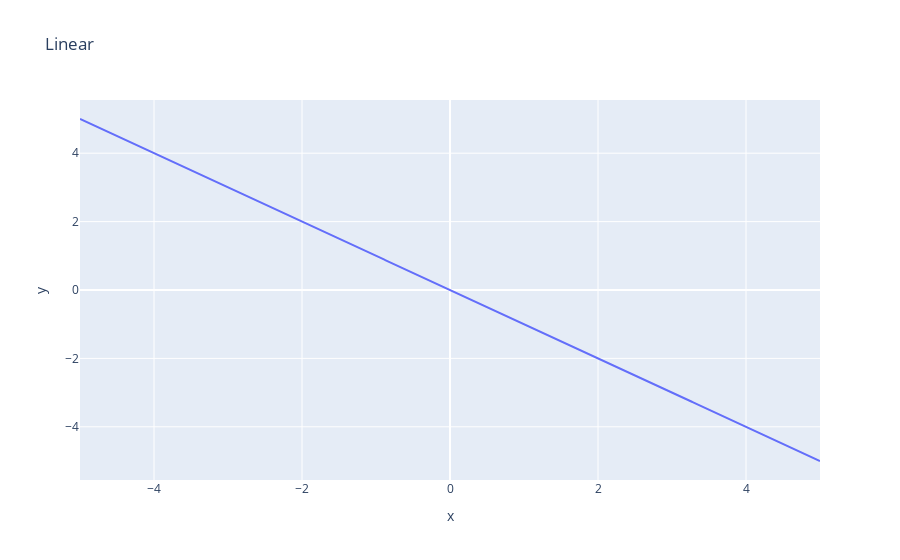

The code cell stored with this chart in its notebook:
### Code cell
px.line(x=x, y=y_lin, title='Linear')

### Figure 1 — Plotly figure (JSON) as saved in the notebook; plotly's stock layout.template omitted (floating-point values rounded to 4 significant figures; data arrays with more than 128 entries replaced by an {"elided": "..."} marker saying what was removed)
{"data": [{"hovertemplate": "x=%{x}<br>y=%{y}<extra></extra>", "legendgroup": "", "line": {"color": "#636efa", "dash": "solid"}, "mode": "lines", "name": "", "orientation": "v", "showlegend": false, "type": "scatter", "x": {"elided": "1000 float values"}, "xaxis": "x", "y": {"elided": "1000 float values"}, "yaxis": "y"}], "layout": {"legend": {"tracegroupgap": 0}, "title": {"text": "Linear"}, "xaxis": {"anchor": "y", "domain": [0, 1], "title": {"text": "x"}}, "yaxis": {"anchor": "x", "domain": [0, 1], "title": {"text": "y"}}}}
